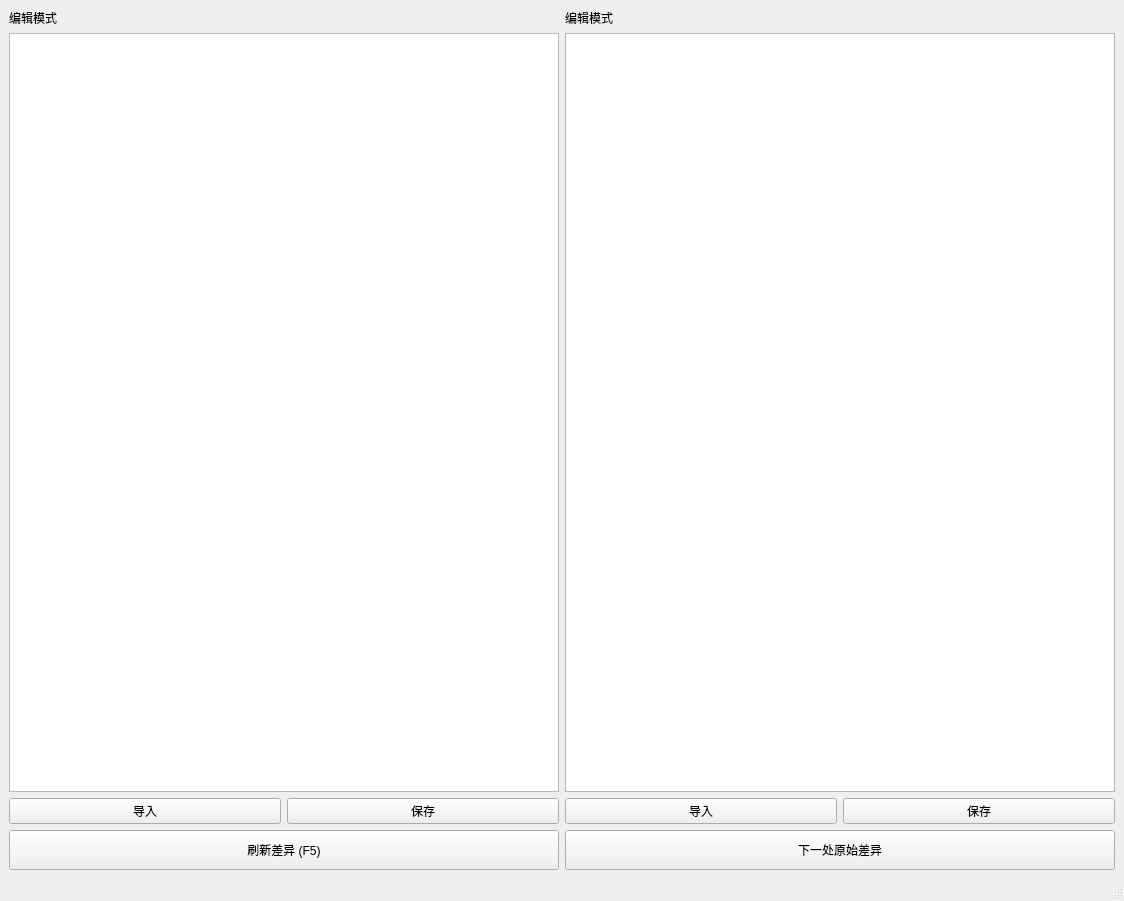
<?xml version="1.0" encoding="UTF-8"?>
<ui version="4.0">
 <class>MainWindow</class>
 <widget class="QMainWindow" name="MainWindow">
  <property name="geometry">
   <rect>
    <x>0</x>
    <y>0</y>
    <width>1124</width>
    <height>901</height>
   </rect>
  </property>
  <property name="windowTitle">
   <string>MainWindow</string>
  </property>
  <widget class="QWidget" name="centralwidget">
   <layout class="QGridLayout" name="gridLayout">
    <item row="2" column="0">
     <widget class="QPushButton" name="pushButton">
      <property name="text">
       <string>导入</string>
      </property>
     </widget>
    </item>
    <item row="0" column="2">
     <widget class="QLabel" name="label_2">
      <property name="text">
       <string>编辑模式</string>
      </property>
     </widget>
    </item>
    <item row="2" column="1">
     <widget class="QPushButton" name="pushButton_4">
      <property name="text">
       <string>保存</string>
      </property>
     </widget>
    </item>
    <item row="2" column="2">
     <widget class="QPushButton" name="pushButton_2">
      <property name="text">
       <string>导入</string>
      </property>
     </widget>
    </item>
    <item row="1" column="0" colspan="2">
     <widget class="QTextEdit" name="textEdit">
      <property name="minimumSize">
       <size>
        <width>550</width>
        <height>736</height>
       </size>
      </property>
     </widget>
    </item>
    <item row="0" column="0">
     <widget class="QLabel" name="label">
      <property name="text">
       <string>编辑模式</string>
      </property>
     </widget>
    </item>
    <item row="4" column="0" colspan="2">
     <widget class="QPushButton" name="pushButton_3">
      <property name="minimumSize">
       <size>
        <width>0</width>
        <height>40</height>
       </size>
      </property>
      <property name="text">
       <string>刷新差异 (F5)</string>
      </property>
     </widget>
    </item>
    <item row="1" column="2" colspan="2">
     <widget class="QTextEdit" name="textEdit_2">
      <property name="minimumSize">
       <size>
        <width>550</width>
        <height>736</height>
       </size>
      </property>
     </widget>
    </item>
    <item row="2" column="3">
     <widget class="QPushButton" name="pushButton_5">
      <property name="text">
       <string>保存</string>
      </property>
     </widget>
    </item>
    <item row="4" column="2" colspan="2">
     <widget class="QPushButton" name="pushButton_6">
      <property name="minimumSize">
       <size>
        <width>0</width>
        <height>40</height>
       </size>
      </property>
      <property name="text">
       <string>下一处原始差异</string>
      </property>
     </widget>
    </item>
   </layout>
  </widget>
  <widget class="QStatusBar" name="statusbar"/>
  <widget class="QMenuBar" name="menubar">
   <property name="geometry">
    <rect>
     <x>0</x>
     <y>0</y>
     <width>1124</width>
     <height>21</height>
    </rect>
   </property>
  </widget>
 </widget>
 <resources/>
 <connections/>
</ui>
